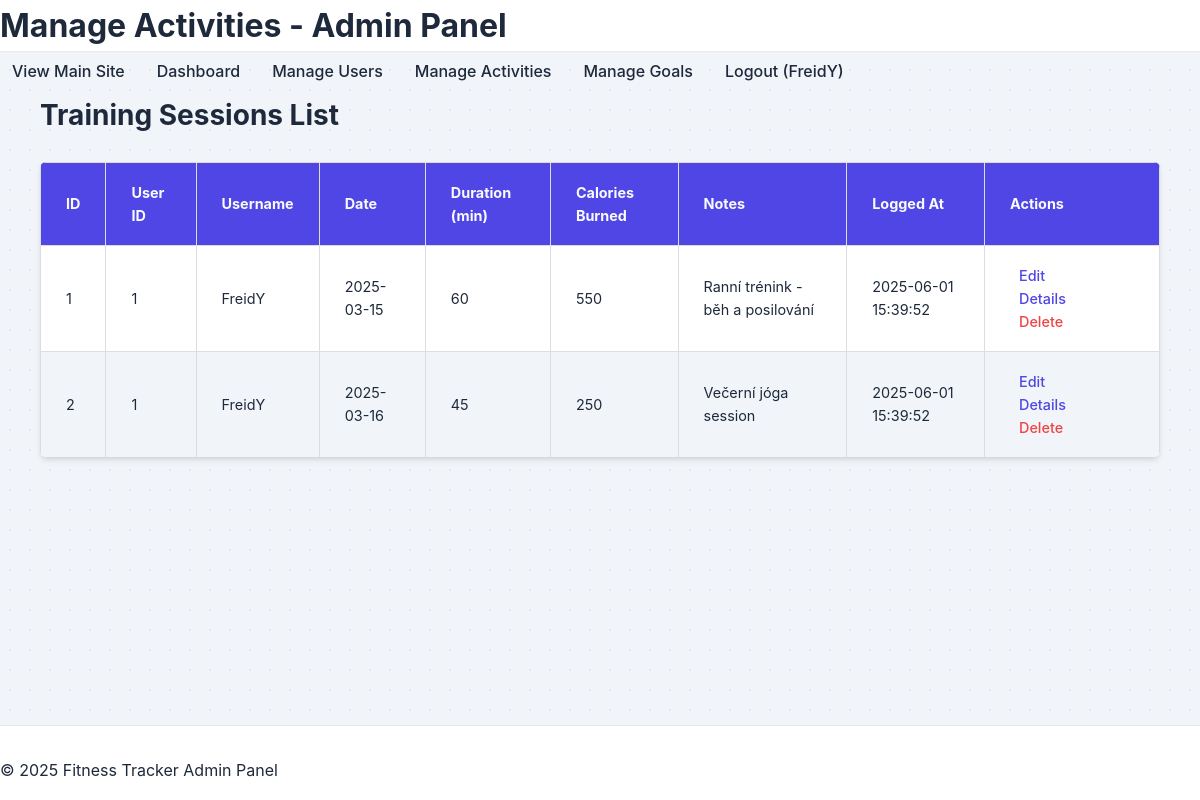
Page /admin/activities.php (signed in) on the committed database.
### tables this page shows
CREATE TABLE IF NOT EXISTS training_sessions (
    id INT AUTO_INCREMENT NOT NULL primary key,
    user_id INT NOT NULL,
    date DATE NOT NULL,
    total_duration INT,
    total_calories_burned INT,
    notes TEXT,
    start_at TIMESTAMP DEFAULT CURRENT_TIMESTAMP,
    end_at TIMESTAMP DEFAULT CURRENT_TIMESTAMP,
    FOREIGN KEY (user_id) REFERENCES users(id) ON DELETE CASCADE
);

CREATE TABLE IF NOT EXISTS users (
    id INT AUTO_INCREMENT PRIMARY KEY,
    username VARCHAR(50) NOT NULL UNIQUE,
    email VARCHAR(100) NOT NULL UNIQUE,
    password VARCHAR(255) NOT NULL,
    user_type ENUM('user', 'admin') NOT NULL DEFAULT 'user',
    gender ENUM('male', 'female','other') NOT NULL,
    height DECIMAL(5,2) DEFAULT NULL,
    weight DECIMAL(5,2) DEFAULT NULL,
    date_of_birth DATE DEFAULT NULL,
    created_at TIMESTAMP DEFAULT CURRENT_TIMESTAMP,
    updated_at TIMESTAMP DEFAULT CURRENT_TIMESTAMP ON UPDATE CURRENT_TIMESTAMP
);

### admin/activities.php (the view, shortened to what this page needs)
<?php
require_once '../config.php';
$pageTitle = "Manage Activities - Admin Panel";
$activities = [];
$error_message = '';
try {
    $sql = "SELECT ts.id, ts.user_id, u.username, ts.date, ts.total_duration, ts.total_calories_burned, ts.notes, ts.start_at
            FROM training_sessions ts
            JOIN users u ON ts.user_id = u.id
            ORDER BY ts.start_at DESC";
    $stmt = $pdo->query($sql);
    $activities = $stmt->fetchAll(PDO::FETCH_ASSOC);
} catch (PDOException $e) {
    $error_message = "Error fetching activities: " . $e->getMessage();
}
?>
<!DOCTYPE html>
<html lang="en">
<head>
    <link rel="stylesheet" href="../public/css/styles.css">
</head>
<body>
    <header>
        <h1><?php echo htmlspecialchars($pageTitle); ?></h1>
    </header>
    <nav>
        <ul>
            <li><a href="../index.php" target="_blank">View Main Site</a></li>
            <li><a href="index.php">Dashboard</a></li>
            <li><a href="users.php">Manage Users</a></li>
            <li><a href="activities.php">Manage Activities</a></li>
            <li><a href="manage_goals.php">Manage Goals</a></li>
            <li><a href="logout.php">Logout (<?php echo htmlspecialchars($_SESSION['admin_username']); ?>)</a></li>
        </ul>
    </nav>
    <div class="container">
        <div class="content">
            <h2>Training Sessions List</h2>
            <?php if (empty($activities) && !$error_message): ?>
                <p>No activities found.</p>
            <?php elseif (!$error_message): ?>
                <table class="admin-table">
                    <thead>
                        <tr>
                            <th>ID</th>
                            <th>User ID</th>
                            <th>Username</th>
                            <th>Date</th>
                            <th>Duration (min)</th>
                            <th>Calories Burned</th>
                            <th class="notes-column">Notes</th>
                            <th>Logged At</th>
                            <th>Actions</th>
                        </tr>
                    </thead>
                    <tbody>
                        <?php foreach ($activities as $activity): ?>
                            <tr>
                                <td><?php echo htmlspecialchars($activity['id']); ?></td>
                                <td><?php echo htmlspecialchars($activity['user_id']); ?></td>
                                <td><?php echo htmlspecialchars($activity['username']); ?></td>
                                <td><?php echo htmlspecialchars($activity['date']); ?></td>
                                <td><?php echo htmlspecialchars($activity['total_duration'] ?? 'N/A'); ?></td>
                                <td><?php echo htmlspecialchars($activity['total_calories_burned'] ?? 'N/A'); ?></td>
                                <td class="notes-column"><?php echo nl2br(htmlspecialchars($activity['notes'] ?? 'N/A')); ?></td>
                                <td><?php echo htmlspecialchars($activity['start_at']); ?></td>
                                <td class="actions">
                                    <a href="edit_activity.php?id=<?php echo $activity['id']; ?>">Edit</a>
                                    <a href="activity_details.php?id=<?php echo $activity['id']; ?>">Details</a>
                                    <a href="delete_activity.php?id=<?php echo $activity['id']; ?>" class="delete-btn" onclick="return confirm('Are you sure you want to delete this activity session and all its entries? This action cannot be undone.');">Delete</a>
                                </td>
                            </tr>
                        <?php endforeach; ?>
                    </tbody>
                </table>
            <?php endif; ?>
        </div>
    </div>
    <footer>
        <p>&copy; <?php echo date("Y"); ?> Fitness Tracker Admin Panel</p>
    </footer>
</body>
</html>

### public/css/styles.css (style rules this page uses)
:root { --primary-color: #4f46e5; --primary-hover: #4338ca; --secondary-color: #f472b6; --secondary-hover: #ec4899; --success-color: #10b981; --danger-color: #ef4444; --warning-color: #f59e0b; --info-color: #7046e5; --dark-color: #1e293b; --light-color: #f8fafc; --text-color: #1e293b; --text-muted: #64748b; --border-color: #e2e8f0; --card-bg: #ffffff; --card-bg-2: #f1f5f9; --body-bg: #f1f5f9; --primary-rgb: 79, 70, 229; --secondary-rgb: 244, 114, 182; --success-rgb: 16, 185, 129; --danger-rgb: 239, 68, 68; --warning-rgb: 245, 158, 11; --dark-rgb: 30, 41, 59; --light-rgb: 248, 250, 252; --shadow-sm: 0 1px 2px 0 rgba(0, 0, 0, 0.05); --shadow-md: 0 4px 6px -1px rgba(0, 0, 0, 0.1), 0 2px 4px -1px rgba(0, 0, 0, 0.06); --shadow-lg: 0 10px 15px -3px rgba(0, 0, 0, 0.1), 0 4px 6px -2px rgba(0, 0, 0, 0.05); --transition: all 0.3s cubic-bezier(0.25, 0.8, 0.25, 1); --border-radius-sm: 0.375rem; --border-radius: 0.5rem; --border-radius-lg: 0.75rem; }
* { margin: 0; padding: 0; box-sizing: border-box; }
.admin-table { width: 100%; border-collapse: collapse; margin: 1.5rem 0; font-size: 0.9rem; box-shadow: var(--shadow-md); border-radius: var(--border-radius-sm); overflow: hidden; background-color: var(--card-bg); }
.admin-table thead tr { background-color: var(--primary-color); color: var(--light-color); text-align: left; font-weight: bold; }
.admin-table th, .admin-table td { border: 1px solid #ddd; padding: 18px 25px; text-align: left; }
.admin-table tbody tr { transition: background-color 0.2s ease; }
.admin-table tbody tr:nth-of-type(even) { background-color: var(--card-bg-2); }
.admin-table tbody tr:last-of-type td { border-bottom: none; }
.admin-table .actions a { color: var(--primary-color); margin-right: 0.75rem; padding: 0.25rem 0.5rem; border: 1px solid transparent; border-radius: var(--border-radius-sm); transition: var(--transition); font-weight: 500; }
.admin-table .actions a.delete-btn, .admin-table .actions button.delete-btn { color: var(--danger-color); }
body { font-family: 'Inter', 'Segoe UI', -apple-system, BlinkMacSystemFont, Roboto, Arial, sans-serif; line-height: 1.6; color: var(--text-color); background-color: var(--body-bg); min-height: 100vh; display: flex; flex-direction: column; transition: background-color 0.3s ease, color 0.3s ease; position: relative; background-image: radial-gradient( rgba(var(--primary-rgb), 0.08) 1px, transparent 1px ); background-size: 20px 20px; background-position: 0 0; }
.container { width: 100%; max-width: 1200px; margin: 0 auto; padding: 0 2.5rem; }
a { color: var(--primary-color); text-decoration: none; transition: var(--transition); }
header { background-color: var(--card-bg); box-shadow: var(--shadow-sm); position: sticky; top: 0; z-index: 100; opacity: 0; animation: fadeIn 0.4s ease-out forwards; animation-delay: 0.05s; }
nav ul { display: flex; list-style: none; gap: 0.5rem; }
nav ul li a { display: inline-block; padding: 0.5rem 0.75rem; border-radius: var(--border-radius); font-weight: 500; color: var(--text-color); transition: var(--transition); position: relative; }
nav ul li a::after { content: ''; position: absolute; width: 0; height: 2px; bottom: 0; left: 50%; background-color: var(--primary-color); transition: var(--transition); }
h2 { font-size: 1.75rem; margin-bottom: 1.5rem; color: var(--dark-color); font-weight: 700; }
footer { background-color: var(--card-bg); border-top: 1px solid var(--border-color); padding: 2rem 0 1rem 0; margin-top: auto; opacity: 0; animation: fadeIn 0.4s ease-out forwards; animation-delay: 0.15s; }
body { transition: background-color 0.3s ease, color 0.3s ease; }
header, footer, .card, .auth-form, .input-icon-wrapper, select, input, textarea, .checkbox-label::before { transition: background-color 0.3s ease, border-color 0.3s ease, box-shadow 0.3s ease; }

### rows in the picture
training_sessions: id "1", user "1", user.username "FreidY", date "2025-03-15", total_duration "60", total_calories_burned "550", notes "Ranní trénink - běh a posilování", start_at "2025-06-01 15:39:52"
training_sessions: id "2", user "1", user.username "FreidY", date "2025-03-16", total_duration "45", total_calories_burned "250", notes "Večerní jóga session", start_at "2025-06-01 15:39:52"

### other values in the picture
$pageTitle "Manage Activities - Admin Panel"
$_SESSION['admin_username'] "FreidY"
